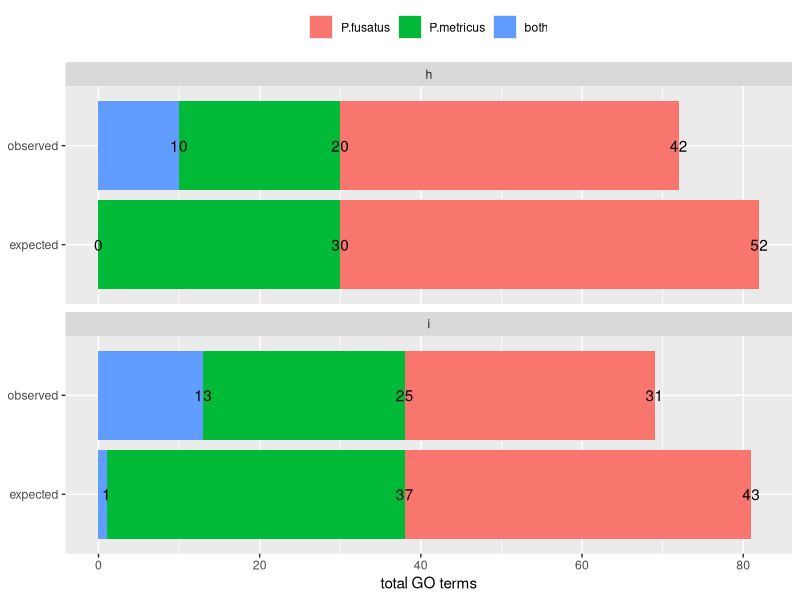
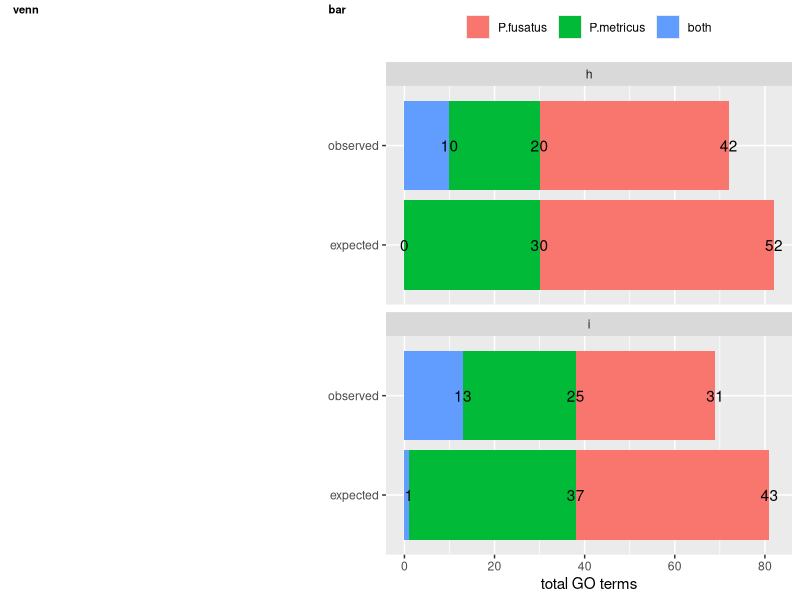

Here is the R script that generated these plots, in order:
## ---- chunk 1
library(tidyverse)
library(cowplot)

knitr::opts_chunk$set(fig.path = './', echo = T, message = F)
## ---- chunk 2
GOvenn <- read.csv(file = "./GOvenn.csv")
#head(GOvenn)

GOvenn$species <- factor(GOvenn$species, levels = c("P.fusatus", "P.metricus",  "both"))

levels(GOvenn$GO) <- c("biological processes", " molecular functions")

p <- ggplot(data=GOvenn, aes(x=pattern, y = count,  fill = species)) + 
  geom_bar(stat="identity")  + 
  coord_flip() +
  facet_wrap(~GO, nrow = 2) +
  geom_text(position = "stack", aes(x=pattern, y = count,  label = count, hjust = 0.5)) +
  theme(legend.position = "top",
        legend.title = element_blank()) +
  labs(x = NULL, y = "total GO terms")
p

## ---- chunk 3
p2 <- ggdraw() + draw_image("GOvenn-original.png", scale = 0.9)
plot_grid(p2, p, rel_widths = c(0.4,0.6),
          labels = c("venn", "bar"), label_size = 8)
## ---- chunk 4
GOvenn %>%
  spread(species, count) %>%
  select(GO, pattern,P.fusatus, both, P.metricus)
